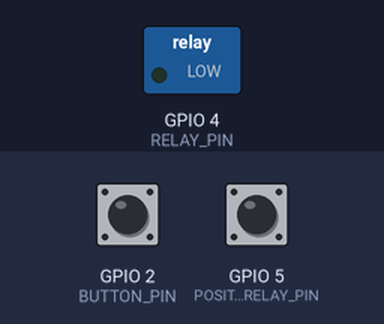
The program below on a simulated ESP32-S3. Shown: switched loads named in the program (green lamp = pin HIGH). The test bench sets the inputs (shaded band); at power-on: GPIO 2 (BUTTON_PIN) HIGH, GPIO 5 (POSITION_RELAY_PIN) HIGH.

Above: at 1.2 s.
1.3 s: GPIO 2 (BUTTON_PIN) pulled LOW for 0.15 s
At 2.6 s:
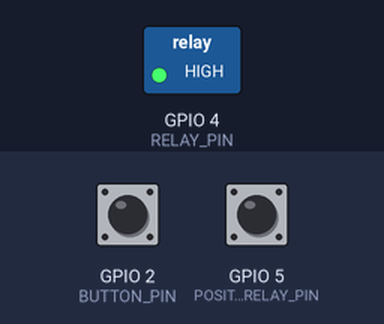
4.5 s: GPIO 2 (BUTTON_PIN) pulled LOW for 1 s
At 5.0 s:
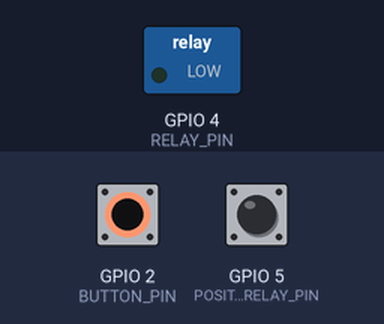
7.0 s: GPIO 2 (BUTTON_PIN) pulled LOW for 3.2 s
At 8.1 s:
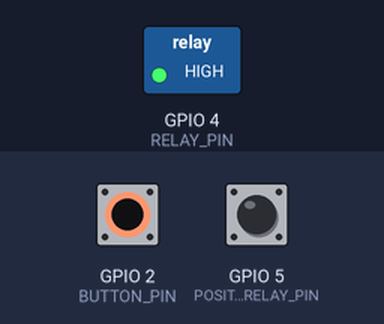
Timing chart, 0 to 10.0 s (numbered marks = the images above; inputs shaded):
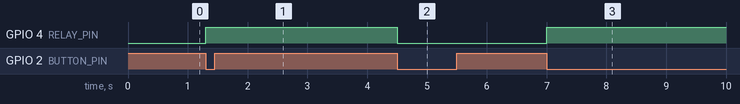

The program:

main.cpp
```cpp
#include <Arduino.h>

#define RELAY_PIN 4
#define POSITION_RELAY_PIN 5
#define BUTTON_PIN 2

#define DEBOUNCE_TIME 150
#define RELAY_DEBONCE_TIME 20

bool STATUS_RELAY = false;


// Увімкнення реле через транзистор
void relay_On()
{
  digitalWrite(RELAY_PIN, HIGH);
}

// Вимкнення реле
void relay_Off()
{
  digitalWrite(RELAY_PIN, LOW);
}

void relay_SetState(bool Status)
{

  if (Status) {
    relay_On();
  }
  else {
    relay_Off();
  }

}

void setup() {

pinMode(BUTTON_PIN, INPUT_PULLUP);
pinMode(RELAY_PIN, OUTPUT);
pinMode(POSITION_RELAY_PIN, INPUT_PULLUP);
Serial.begin(115200);

relay_SetState(STATUS_RELAY); // Початковий стан реле - вимкнено

}


void loop() {

  unsigned long now = millis();

  static unsigned long time_command_change_state = 0;

  static bool command_relay = false;

  static unsigned long lastPressTime = 0;
  static bool lastButtonState = HIGH;
  bool buttonState = digitalRead(BUTTON_PIN);


  if (lastButtonState == HIGH && buttonState == LOW) {
    if (now - lastPressTime >= DEBOUNCE_TIME) {
      lastPressTime = now;

      STATUS_RELAY = !STATUS_RELAY; // змінюємо стан реле на протилежний
      relay_SetState(STATUS_RELAY); // керування реле відповідно до STATUS_RELAY
      time_command_change_state = now;
      command_relay = true;  // зміни в реле без команди не будуть враховані (якщо перебої в живленні)
    }
  }
  lastButtonState = buttonState;


  bool RelayState = digitalRead(POSITION_RELAY_PIN);
  static bool pastRelayState = RelayState; // попередня зміна стану
  static bool confermRelayState = RelayState; // перевірена зміна стану
  static unsigned long pastRelayStateTime = 0; // попередній момент зміни стану реле
  static unsigned long relay_operation_time = 0; // час зміни стану реле

  // відслідковуємо зміну стану
  if (RelayState!=pastRelayState){

    pastRelayState = RelayState;
    pastRelayStateTime = now; // записуємо останню зміну положення реле
  }
  // перевіряємо на брязкіт. якщо пройшов час стабільного стану переходимо для підрахунку значення.
  if ((now - pastRelayStateTime >= RELAY_DEBONCE_TIME) && (RelayState != confermRelayState)){

    confermRelayState = RelayState;
    if (command_relay){
      relay_operation_time = pastRelayStateTime - time_command_change_state;

      if (confermRelayState) {
        Serial.printf("Relay is OFF. Time since command: %lu ms\n", relay_operation_time);
      }
      else {
        Serial.printf("Relay is ON. Time since command: %lu ms\n", relay_operation_time);
      }
    }
  }


// Зайвий шматок для відстеження часу відкриття та закриття реле. бо неодразу зрозумів завдання....
  // static bool Initial = false;
  // static unsigned long last_time_RelayState = 0;
  // static bool pastRelayState = true;

  // if (!Initial) {
  //   Initial = true;
  //   pastRelayState = RelayState;
  //   last_time_RelayState = now;
  // }
  // else if (RelayState != pastRelayState) {

  //   unsigned long stateTime = now - last_time_RelayState;

  //   if(RelayState) {
  //     Serial.printf("Time Relay close: %lu ms\n", stateTime);
  //   }
  //   else {
  //     Serial.printf("Time Relay open: %lu ms\n", stateTime);
  //   }

  //   last_time_RelayState = now;
  //   pastRelayState = RelayState;
  // }
}
```

Measured:
- after the input at 1.3 s, GPIO 4 (RELAY_PIN): LOW → HIGH at once
- after the input at 4.5 s, GPIO 4 (RELAY_PIN): HIGH → LOW at once
- after the input at 7.0 s, GPIO 4 (RELAY_PIN): LOW → HIGH at once
